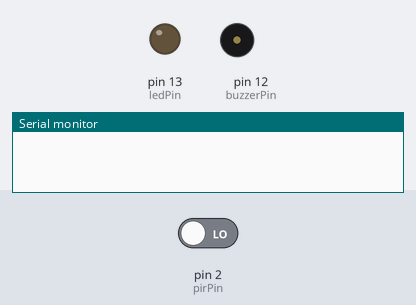
Bench run of a sketch on a simulated Arduino Uno, built with avr-gcc and run on an emulated ATmega328P. On the bench: output pins drawn as LEDs (lit = HIGH), buzzer (waves = sounding, pin HIGH), the last lines printed to the serial monitor. The test bench sets the inputs (shaded band); at power-on: pin 2 (pirPin) LOW.

Above: at 1.2 s.
1.3 s: pin 2 (pirPin) driven HIGH
At 2.4 s:
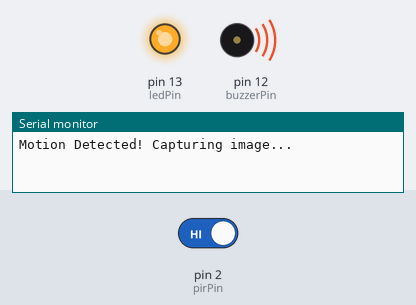
4.3 s: pin 2 (pirPin) driven LOW
At 6.7 s:
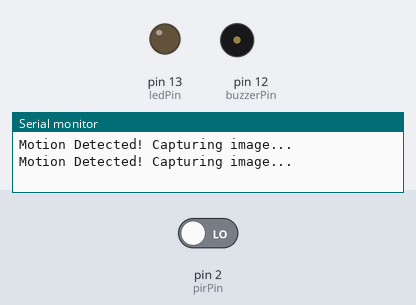
Timing chart, 0 to 8.2 s (numbered marks = the images above; inputs shaded):
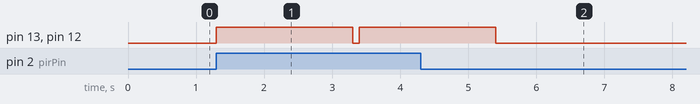

The sketch:

Task_3_IOT_SECURITY_SYSTEM.ino
```cpp
int pirPin = 2;
int ledPin = 13;
int buzzerPin = 12;

void setup() {
  pinMode(pirPin, INPUT);
  pinMode(ledPin, OUTPUT);
  pinMode(buzzerPin, OUTPUT);
  Serial.begin(9600);
}

void loop() {
  int motion = digitalRead(pirPin);

  if (motion == HIGH) {
    digitalWrite(ledPin, HIGH);
    digitalWrite(buzzerPin, HIGH);
    Serial.println("Motion Detected! Capturing image...");
    delay(2000); // Simulate image capture
    digitalWrite(ledPin, LOW);
    digitalWrite(buzzerPin, LOW);
  } else {
    digitalWrite(ledPin, LOW);
    digitalWrite(buzzerPin, LOW);
  }

  delay(100);
}
```

Measured:
- after the input at 1.3 s, pin 13 (ledPin), pin 12 (buzzerPin): LOW → HIGH at once, → LOW 2.0 s later, → HIGH 0.10 s later
- after the input at 4.3 s, pin 13 (ledPin), pin 12 (buzzerPin): goes on until 5.4 s, then stays LOW
